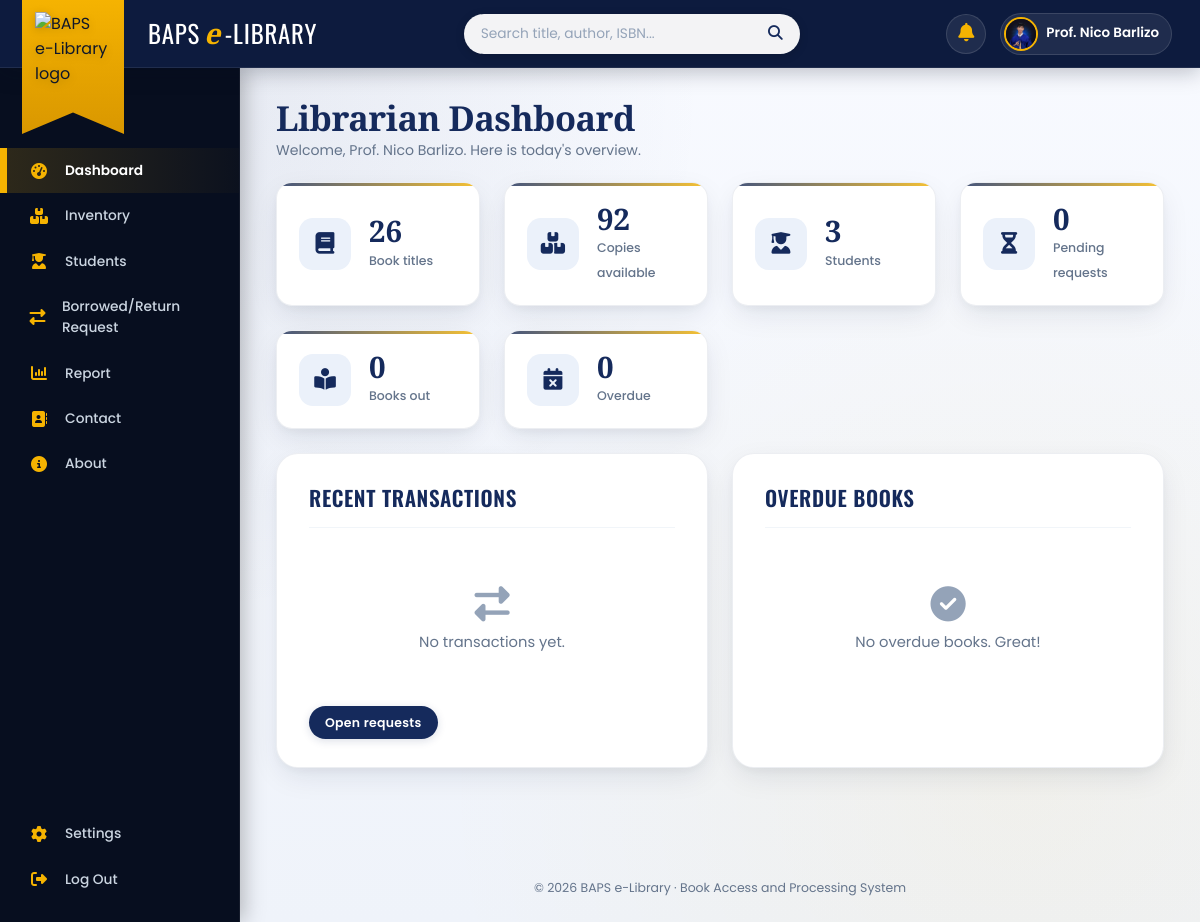
Page /librarian/dashboard.php (signed in) on the committed database.
### tables this page shows
CREATE TABLE `users` (
  `user_id` int(11) NOT NULL,
  `full_name` varchar(100) NOT NULL,
  `student_no` varchar(20) DEFAULT NULL,
  `email` varchar(100) DEFAULT NULL,
  `course_year` varchar(50) DEFAULT NULL,
  `username` varchar(50) NOT NULL,
  `password` varchar(255) NOT NULL,
  `role` enum('student','librarian') NOT NULL DEFAULT 'student',
  `profile_pic` varchar(255) DEFAULT NULL,
  `created_at` timestamp NOT NULL DEFAULT current_timestamp()
);

### includes/functions.php (called while the page is built, shortened)
<?php
function e($v) { return htmlspecialchars((string)$v, ENT_QUOTES, 'UTF-8'); }
function pic_url($path, $base) {
    return $path ? $base . $path : $base . 'assets/images/default-avatar.svg';
}

### librarian/dashboard.php (the view, shortened to what this page needs)
<?php
require_once __DIR__ . '/../config/db.php';
require_once __DIR__ . '/../includes/layout.php';
$base = '../';
$one = function ($sql) use ($conn) { return (int)$conn->query($sql)->fetch_row()[0]; };
$titles   = $one("SELECT COUNT(*) FROM books");
$copies   = $one("SELECT COALESCE(SUM(available_copies),0) FROM books");
$students = $one("SELECT COUNT(*) FROM users WHERE role='student'");
$pending  = $one("SELECT COUNT(*) FROM transactions WHERE status='pending'");
$active   = $one("SELECT COUNT(*) FROM transactions WHERE status IN ('borrowed','return_requested')");
$overdue  = $one("SELECT COUNT(*) FROM transactions WHERE status='borrowed' AND due_date < CURDATE()");
$recent = $conn->query("SELECT t.*, u.full_name, b.title FROM transactions t JOIN users u ON u.user_id=t.user_id JOIN books b ON b.book_id=t.book_id
                        ORDER BY t.trans_id DESC LIMIT 6")->fetch_all(MYSQLI_ASSOC);
$late = $conn->query("SELECT t.due_date, u.full_name, b.title FROM transactions t JOIN users u ON u.user_id=t.user_id JOIN books b ON b.book_id=t.book_id
                      WHERE t.status='borrowed' AND t.due_date < CURDATE() ORDER BY t.due_date LIMIT 6")->fetch_all(MYSQLI_ASSOC);
layout_start('Dashboard', $base, 'dashboard');
?>
<h1 class="page-title">Librarian Dashboard <small>Welcome, <?= e($me['full_name']) ?>. Here is today's overview.</small></h1>
<div class="grid g-stats" style="margin-bottom:24px">
  <a href="inventory.php" class="stat"><div class="ico"><i class="fa-solid fa-book"></i></div><div><b><?= $titles ?></b><span>Book titles</span></div></a>
  <a href="inventory.php" class="stat"><div class="ico"><i class="fa-solid fa-boxes-stacked"></i></div><div><b><?= $copies ?></b><span>Copies available</span></div></a>
  <a href="students.php" class="stat"><div class="ico"><i class="fa-solid fa-user-graduate"></i></div><div><b><?= $students ?></b><span>Students</span></div></a>
  <a href="requests.php" class="stat"><div class="ico"><i class="fa-solid fa-hourglass-half"></i></div><div><b><?= $pending ?></b><span>Pending requests</span></div></a>
  <a href="requests.php" class="stat"><div class="ico"><i class="fa-solid fa-book-open-reader"></i></div><div><b><?= $active ?></b><span>Books out</span></div></a>
  <a href="requests.php" class="stat <?= $overdue ? 'alert' : '' ?>"><div class="ico"><i class="fa-solid fa-calendar-xmark"></i></div><div><b><?= $overdue ?></b><span>Overdue</span></div></a>
</div>
<div class="grid g2">
  <section class="panel">
    <h2>Recent Transactions</h2>
    <?php if (!$recent): ?><div class="empty"><i class="fa-solid fa-right-left"></i>No transactions yet.</div><?php endif; ?>
    <p style="margin-top:14px"><a class="btn sm" href="requests.php">Open requests</a></p>
  </section>
  <section class="panel">
    <h2>Overdue Books</h2>
    <?php if (!$late): ?><div class="empty"><i class="fa-solid fa-circle-check"></i>No overdue books. Great!</div><?php else: ?>
    <div class="table-wrap"><table><tr><th>Student</th><th>Book</th><th>Due</th></tr>
      <?php foreach ($late as $r): ?><tr><td><?= e($r['full_name']) ?></td><td><?= e($r['title']) ?></td><td><?= date('M d', strtotime($r['due_date'])) ?></td></tr><?php endforeach; ?>
    </table></div><?php endif; ?>
  </section>
</div>
<?php layout_end($base);

### includes/layout.php (shortened to what this page needs)
<?php
function menu_for($role) {
    return [
        ['dashboard', 'Dashboard',        'librarian/dashboard.php', 'fa-gauge-high'],
        ['inventory', 'Inventory',        'librarian/inventory.php', 'fa-boxes-stacked'],
        ['students',  'Students',         'librarian/students.php',  'fa-user-graduate'],
        ['requests',  'Borrowed/Return Request', 'librarian/requests.php', 'fa-right-left'],
        ['report',    'Report',           'librarian/report.php',    'fa-chart-column'],
        ['contact',   'Contact',          'contact.php',             'fa-address-book'],
        ['about',     'About',            'about.php',               'fa-circle-info'],
    ];
}
function layout_start($title, $base, $active = '') {
    global $conn, $me;
    $logged = !empty($_SESSION['user_id']);
    $role   = $_SESSION['role'] ?? '';
    $me = null; $notifs = []; $unread = 0;
    if ($logged && $conn) {
        $st = $conn->prepare("SELECT * FROM users WHERE user_id=?");
        $st->bind_param('i', $_SESSION['user_id']); $st->execute();
        $me = $st->get_result()->fetch_assoc();
        $st = $conn->prepare("SELECT COUNT(*) c FROM notifications WHERE user_id=? AND is_read=0");
        $st->bind_param('i', $me['user_id']); $st->execute();
        $unread = $st->get_result()->fetch_assoc()['c'];
    }
    $searchAction = $role === 'student' ? $base . 'student/explore.php' : ($role === 'librarian' ? $base . 'librarian/inventory.php' : $base . 'index.php');
    $q = $_GET['q'] ?? '';
    ?>
<!DOCTYPE html>
<html lang="en">
<head>
<link rel="stylesheet" href="https://cdnjs.cloudflare.com/ajax/libs/font-awesome/6.5.1/css/all.min.css">
<link rel="stylesheet" href="<?= $base ?>assets/css/style.css?v=<?= filemtime(__DIR__ . '/../assets/css/style.css') ?>">
</head>
<body class="<?= $logged ? 'app' : 'public' ?>" data-base="<?= $base ?>" data-role="<?= e($role ?: 'guest') ?>">
<header class="topbar">
  <a class="ribbon" href="<?= $base ?>index.php" title="BAPS e-Library"><img src="<?= $base ?>assets/images/logo.png" alt="BAPS e-Library logo"></a>
  <a class="brand" href="<?= $base ?>index.php">BAPS <b>e</b>-Library</a>
  <form class="search" action="<?= $searchAction ?>" method="get" role="search">
    <input type="text" name="q" value="<?= e($q) ?>" placeholder="Search title, author, ISBN..." aria-label="Search">
    <button type="submit" aria-label="Search"><i class="fa-solid fa-magnifying-glass"></i></button>
  </form>
  <?php if ($logged): ?>
  <div class="top-right">
    <div class="dropdown">
      <button class="icon-btn" id="bellBtn" aria-label="Notifications"><i class="fa-solid fa-bell"></i><?php if ($unread): ?><span class="badge" id="bellCount"><?= $unread ?></span><?php endif; ?></button>
    </div>
    <a class="user-chip" href="<?= $base ?>settings.php" title="My profile">
      <img src="<?= e(pic_url($me['profile_pic'] ?? '', $base)) ?>" alt="Profile"><span><?= e($me['full_name'] ?? '') ?></span>
    </a>
  </div>
  <?php endif; ?>
</header>
<?php if ($logged): ?>
<aside class="sidebar" id="sidebar">
  <?php foreach (menu_for($role) as $m): ?>
    <a href="<?= $base . $m[2] ?>" class="<?= $active === $m[0] ? 'active' : '' ?>"><i class="fa-solid <?= $m[3] ?>"></i><?= $m[1] ?></a>
  <?php endforeach; ?>
  <div class="spacer"></div>
  <a href="<?= $base ?>settings.php" class="<?= $active === 'settings' ? 'active' : '' ?>"><i class="fa-solid fa-gear"></i>Settings</a>
  <a href="<?= $base ?>logout.php"><i class="fa-solid fa-right-from-bracket"></i>Log Out</a>
</aside>
<?php endif; ?>
<main class="main">
<?php
}
function layout_end($base) {
    ?>
</main>
<footer class="footer">&copy; <?= date('Y') ?> BAPS e-Library &middot; Book Access and Processing System</footer>
</body>
</html>
<?php
}

### rows in the picture
users: profile_pic (picture), full_name "Prof. Nico Barlizo"

### other values in the picture
$m[1] "Dashboard"
$m[1] "Inventory"
$m[1] "Students"
$m[1] "Borrowed/Return Request"
$m[1] "Report"
$m[1] "Contact"
$m[1] "About"
$titles "26"
$copies "92"
$students "3"
$pending "0"
$active "0"
$overdue "0"
